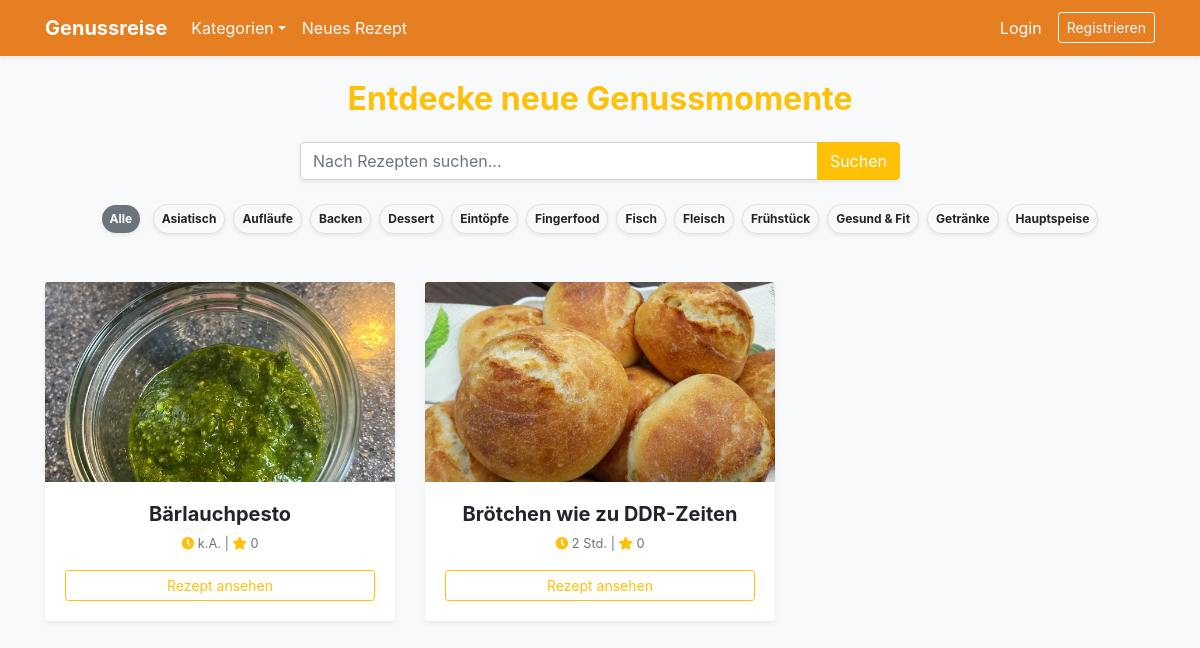
Before: / with the older database file.
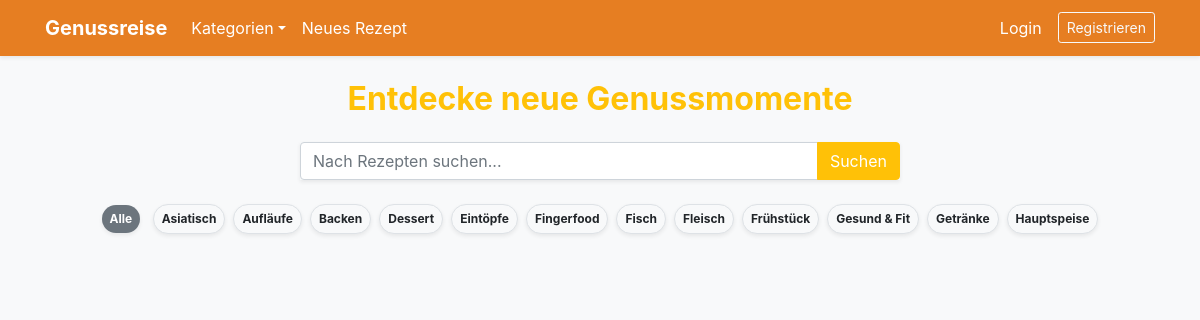
After: the same page with the newer database file.
### app.py (models this page shows)
class Category(db.Model):
    id = db.Column(db.Integer, primary_key=True)
    name = db.Column(db.String(50), unique=True, nullable=False)
    recipes = db.relationship('Recipe', backref='category_rel', lazy=True)

class Recipe(db.Model):
    id = db.Column(db.Integer, primary_key=True)
    name = db.Column(db.String(100), nullable=False)
    instructions = db.Column(db.Text, nullable=False)
    image_file = db.Column(db.String(100), nullable=False, default='default.jpg')
    prep_time = db.Column(db.Integer, default=0)
    cook_time = db.Column(db.Integer, default=0)
    rest_time = db.Column(db.Integer, default=0)
    servings = db.Column(db.Integer, default=1)
    calories = db.Column(db.Integer, default=0)
    protein = db.Column(db.Float, default=0.0)
    carbs = db.Column(db.Float, default=0.0)
    fat = db.Column(db.Float, default=0.0)
    rating_sum = db.Column(db.Integer, default=0)
    rating_count = db.Column(db.Integer, default=0)
    user_id = db.Column(db.Integer, db.ForeignKey('user.id'), nullable=False)
    category_id = db.Column(db.Integer, db.ForeignKey('category.id'), nullable=True)
    ingredients = db.relationship('Ingredient', backref='recipe', lazy=True, cascade="all, delete-orphan")
    comments = db.relationship('Comment', backref='recipe', lazy=True, cascade="all, delete-orphan")
    @property
    def total_time_formatted(self):
        total = (self.prep_time or 0) + (self.cook_time or 0) + (self.rest_time or 0)
        if total == 0: return "k.A."
        if total >= 60:
            h, m = total // 60, total % 60
            return f"{h} Std. {m} Min." if m > 0 else f"{h} Std."
        return f"{total} Min."

### app.py (the view)
@app.route("/")
def index():
    page = request.args.get('page', 1, type=int)
    search = request.args.get('search')
    if search:
        pagination = Recipe.query.filter((Recipe.name.contains(search)) | (Recipe.instructions.contains(search))).order_by(Recipe.id.desc()).paginate(page=page, per_page=9)
    else:
        pagination = Recipe.query.order_by(Recipe.id.desc()).paginate(page=page, per_page=9)
    for r in pagination.items:
        r.avg_rating = round(r.rating_sum / r.rating_count, 1) if r.rating_count > 0 else 0
    return render_template('index.html', recipes=pagination, search_query=search)

### app.py (called while the page is built)
@app.context_processor
def inject_categories():
    return dict(all_categories=Category.query.order_by(Category.name).all())

### templates/index.html (shortened to what this page needs)
{% extends "base.html" %}
{% block content %}
<div class="mb-4 text-center">
    <h2 class="text-warning font-weight-bold mb-4">{% if current_category %}Kategorie: {{ current_category.name }}{% else %}Entdecke neue Genussmomente{% endif %}</h2>
    <form action="{{ url_for('index') }}" method="GET" class="input-group shadow-sm mb-4 mx-auto" style="max-width: 600px;">
        <input type="text" name="search" class="form-control" placeholder="Nach Rezepten suchen..." value="{{ search_query or '' }}">
        <div class="input-group-append"><button class="btn btn-warning text-white" type="submit">Suchen</button></div>
    </form>
    <div class="mb-5">
        <a href="{{ url_for('index') }}" class="badge badge-pill badge-secondary p-2 mx-1 shadow-sm">Alle</a>
        {% for cat in all_categories[:12] %}<a href="{{ url_for('recipes_in_category', category_id=cat.id) }}" class="badge badge-pill {% if current_category and current_category.id == cat.id %}badge-warning text-white{% else %}badge-light border{% endif %} p-2 mx-1 shadow-sm">{{ cat.name }}</a>{% endfor %}
    </div>
</div>
<div class="row">
    {% for recipe in recipes.items %}
    <div class="col-md-4 mb-4">
        <div class="card h-100 border-0 shadow-sm" style="transition: 0.3s;" onmouseover="this.style.transform='translateY(-5px)'" onmouseout="this.style.transform='translateY(0)'">
            <img src="{{ url_for('static', filename='uploads/' + recipe.image_file) }}" class="card-img-top" style="height: 200px; object-fit: cover;">
            <div class="card-body text-center">
                <h5 class="font-weight-bold">{{ recipe.name }}</h5>
                <p class="small text-muted"><i class="fas fa-clock text-warning"></i> {{ recipe.total_time_formatted }} | <i class="fas fa-star text-warning"></i> {{ recipe.avg_rating }}</p>
                <a href="{{ url_for('recipe_detail', recipe_id=recipe.id) }}" class="btn btn-outline-warning btn-sm btn-block">Rezept ansehen</a>
            </div>
        </div>
    </div>
    {% endfor %}
</div>
{% endblock %}

### templates/base.html (shortened to what this page needs)
<!DOCTYPE html>
<html lang="de">
<head>
    <link rel="stylesheet" href="https://stackpath.bootstrapcdn.com/bootstrap/4.5.2/css/bootstrap.min.css">
    <link rel="stylesheet" href="https://cdnjs.cloudflare.com/ajax/libs/font-awesome/5.15.4/css/all.min.css">
</head>
<body class="bg-light">
    <nav class="navbar navbar-expand-lg navbar-dark navbar-custom shadow-sm">
        <div class="container">
            <a class="navbar-brand font-weight-bold" href="{{ url_for('index') }}">Genussreise</a>
            <div class="collapse navbar-collapse">
                <ul class="navbar-nav mr-auto">
                    <li class="nav-item dropdown">
                        <a class="nav-link dropdown-toggle text-white" href="#" data-toggle="dropdown">Kategorien</a>
                    </li>
                    <li class="nav-item"><a class="nav-link text-white" href="{{ url_for('add_recipe') }}">Neues Rezept</a></li>
                </ul>
                <ul class="navbar-nav">
                    {% if current_user.is_authenticated %}
                        <li class="nav-item dropdown">
                            <a class="nav-link dropdown-toggle text-white font-weight-bold" href="#" data-toggle="dropdown">{{ current_user.username }}</a>
                            <div class="dropdown-menu dropdown-menu-right shadow">
                                <a class="dropdown-item" href="{{ url_for('profile') }}">Profil</a>
                                <a class="dropdown-item" href="{{ url_for('favorites') }}"><i class="fas fa-heart text-warning"></i> Favoriten</a>
                                {% if current_user.is_admin %}<a class="dropdown-item" href="{{ url_for('admin_users') }}">Admin: User</a>{% endif %}
                                <div class="dropdown-divider"></div>
                                <a class="dropdown-item text-danger" href="{{ url_for('logout') }}">Logout</a>
                            </div>
                        </li>
                    {% else %}
                        <li class="nav-item"><a class="nav-link text-white" href="{{ url_for('login') }}">Login</a></li>
                        <li class="nav-item ml-2"><a class="btn btn-outline-light btn-sm mt-1" href="{{ url_for('register') }}">Registrieren</a></li>
                    {% endif %}
                </ul>
            </div>
        </div>
    </nav>
    <div class="container mt-4">
        {% block content %}{% endblock %}
    </div>
</body>
</html>

### templates/base.html (style rules this page uses)
.navbar-custom { background-color: #e67e22; }

Changed rows visible on the page:
removed Recipe: image_file (picture), name "Bärlauchpesto", total_time_formatted "k.A.", avg_rating "0"
removed Recipe: image_file (picture), name "Brötchen wie zu DDR-Zeiten", total_time_formatted "2 Std.", avg_rating "0"
